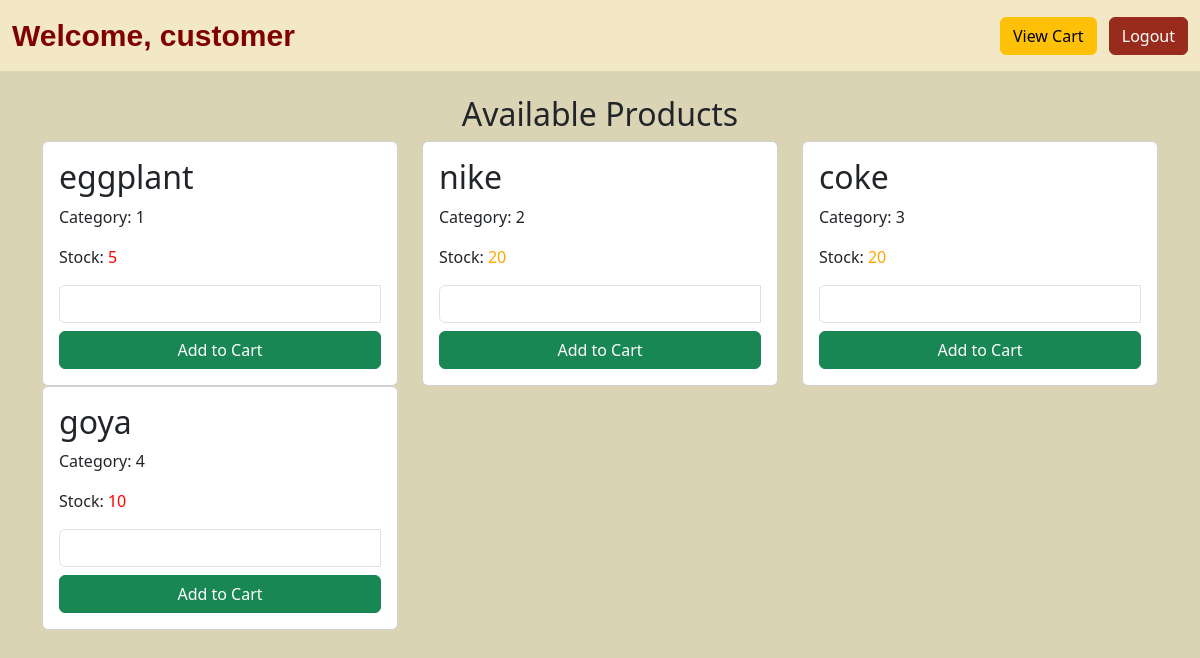
Page /products.php (signed in) on the earlier database version.
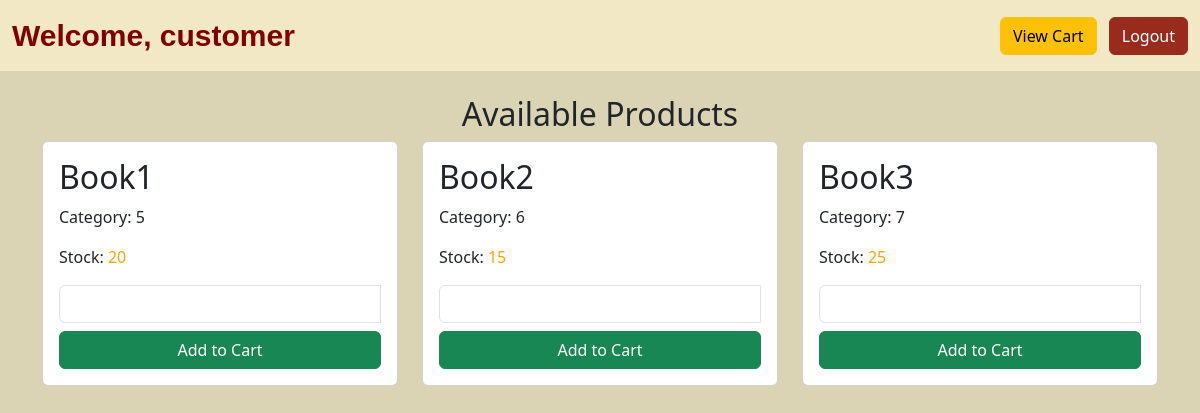
Same page on the later database version.
### tables this page shows
CREATE TABLE `product_table` (
  `id` int(11) NOT NULL,
  `Product_Name` varchar(45) NOT NULL,
  `Category` int(45) NOT NULL,
  `Quantity` int(11) NOT NULL,
  `Date_Purchase` date NOT NULL
);

### products.php (the view, shortened to what this page needs)
<?php
$connection = new Connection();
$pdo = $connection->openConnection();
$query = "SELECT * FROM product_table";
$stmt = $pdo->prepare($query);
$stmt->execute();
$products = $stmt->fetchAll(PDO::FETCH_OBJ);
?>
<!DOCTYPE html>
<html lang="en">
<head>
    <link href="https://cdn.jsdelivr.net/npm/bootstrap@5.3.2/dist/css/bootstrap.min.css" rel="stylesheet">
</head>
<body>
<nav class="navbar navbar-expand-lg">
    <div class="container-fluid">
        <a class="navbar-brand" href="#">Welcome, <?= htmlspecialchars($_SESSION['role']); ?></a>
        <div class="ms-auto">
            <a href="cart.php" class="btn btn-warning me-2">View Cart</a>
            <a href="logout.php" class="btn btn-danger">Logout</a>
        </div>
    </div>
</nav>
<div class="container mt-4">
    <h2 class="text-center">Available Products</h2>
    <div class="row">
        <?php foreach ($products as $product): ?>
            <div class="col-md-4">
                <div class="card">
                    <div class="card-body">
                        <h2 class="card-title"><?= htmlspecialchars($product->Product_Name); ?></h2>
                        <p>Category: <?= htmlspecialchars($product->Category); ?></p>
                        <p>Stock:
                            <span style="color: <?= $product->Quantity > 50 ? 'green' : ($product->Quantity > 10 ? 'orange' : 'red'); ?>">
                                <?= htmlspecialchars($product->Quantity); ?>
                            </span>
                        </p>
                        <form method="POST">
                            <div class="input-group mb-2">
                                <input type="number" name="quantity" class="form-control" min="1" max="<?= $product->Quantity; ?>" required>
                            </div>
                            <button type="submit" name="addToCart" class="btn btn-success w-100">Add to Cart</button>
                        </form>
                    </div>
                </div>
            </div>
        <?php endforeach; ?>
    </div>
</div>
</body>
</html>

Differences in the rows shown:
removed product_table: Product_Name "eggplant", Category "1", Quantity "5"
removed product_table: Product_Name "nike", Category "2", Quantity "20"
removed product_table: Product_Name "coke", Category "3", Quantity "20"
removed product_table: Product_Name "goya", Category "4", Quantity "10"
added product_table: Product_Name "Book1", Category "5", Quantity "20"
added product_table: Product_Name "Book2", Category "6", Quantity "15"
added product_table: Product_Name "Book3", Category "7", Quantity "25"
